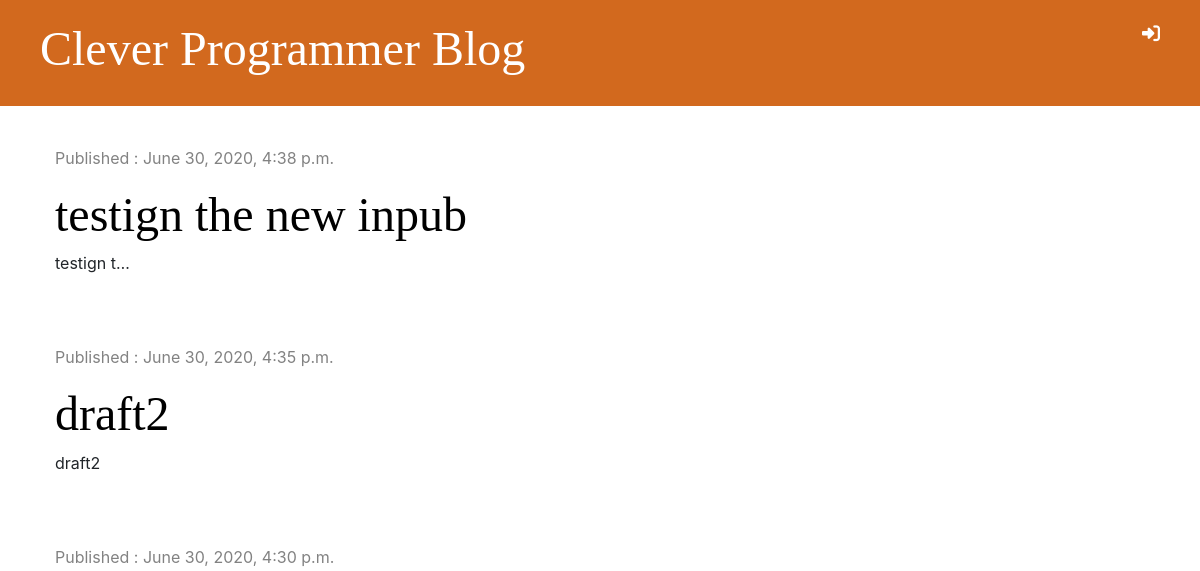
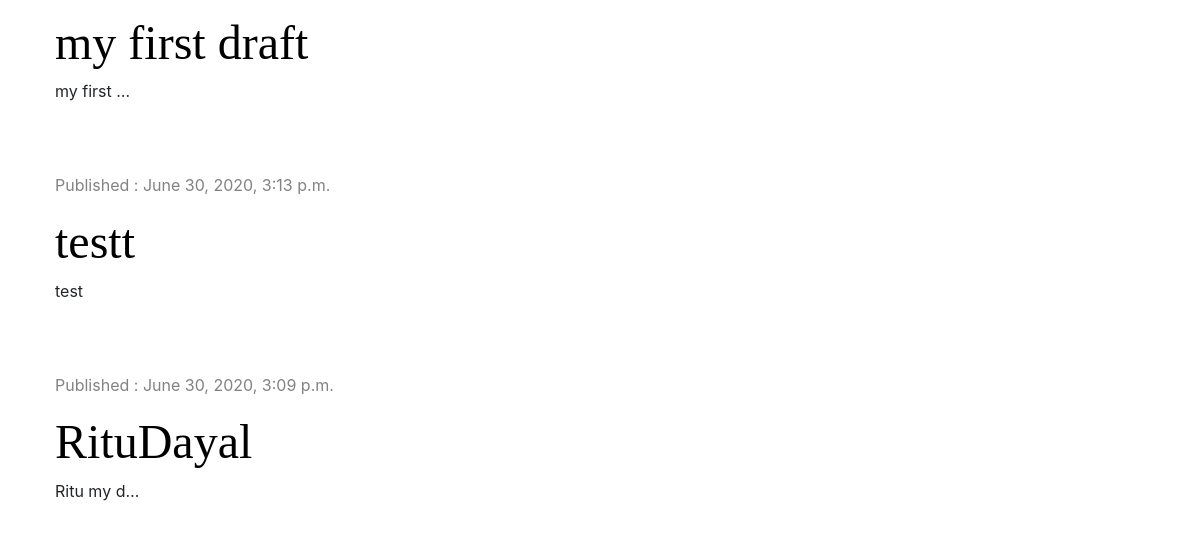
The app's page / (upper part), older data (2 pictures, top to bottom).
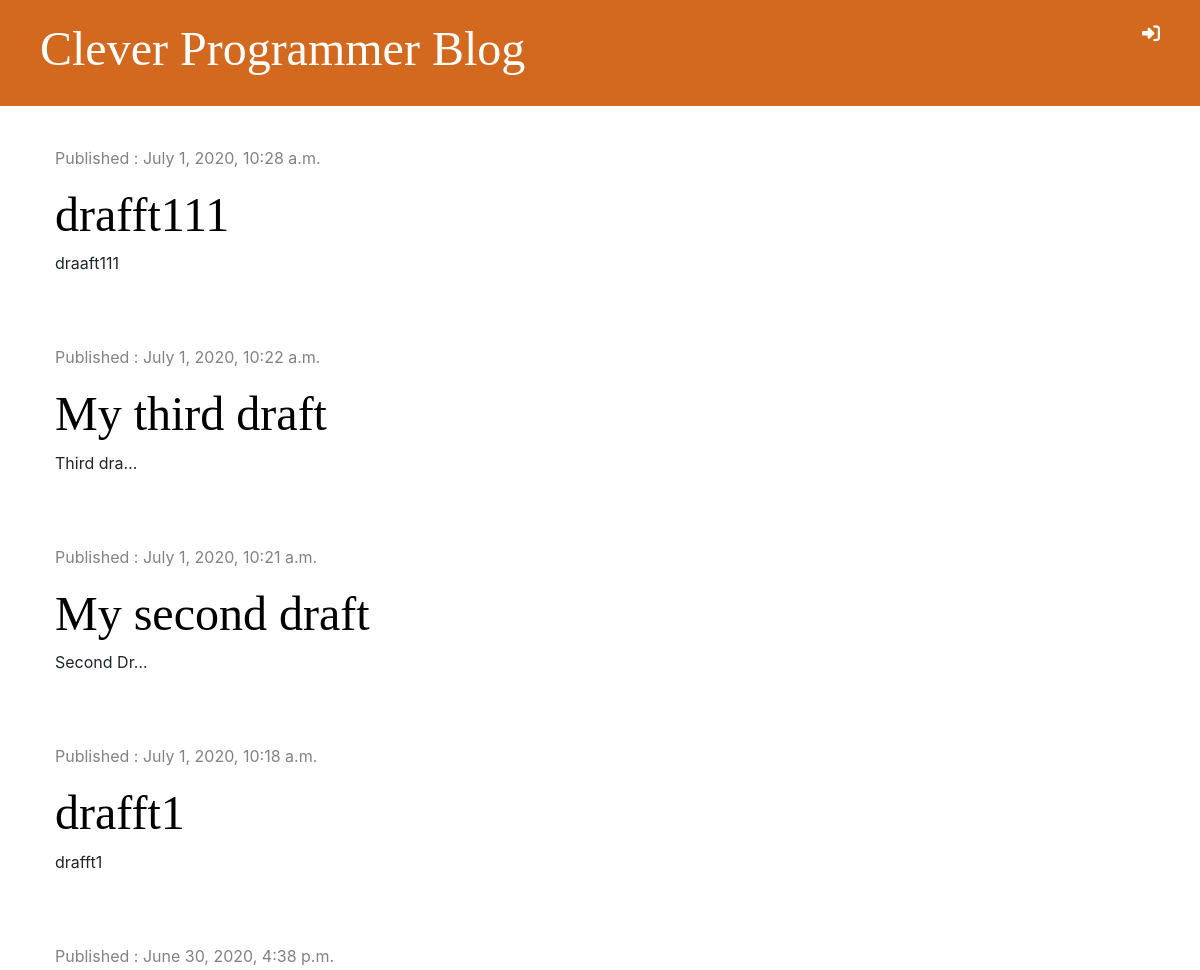
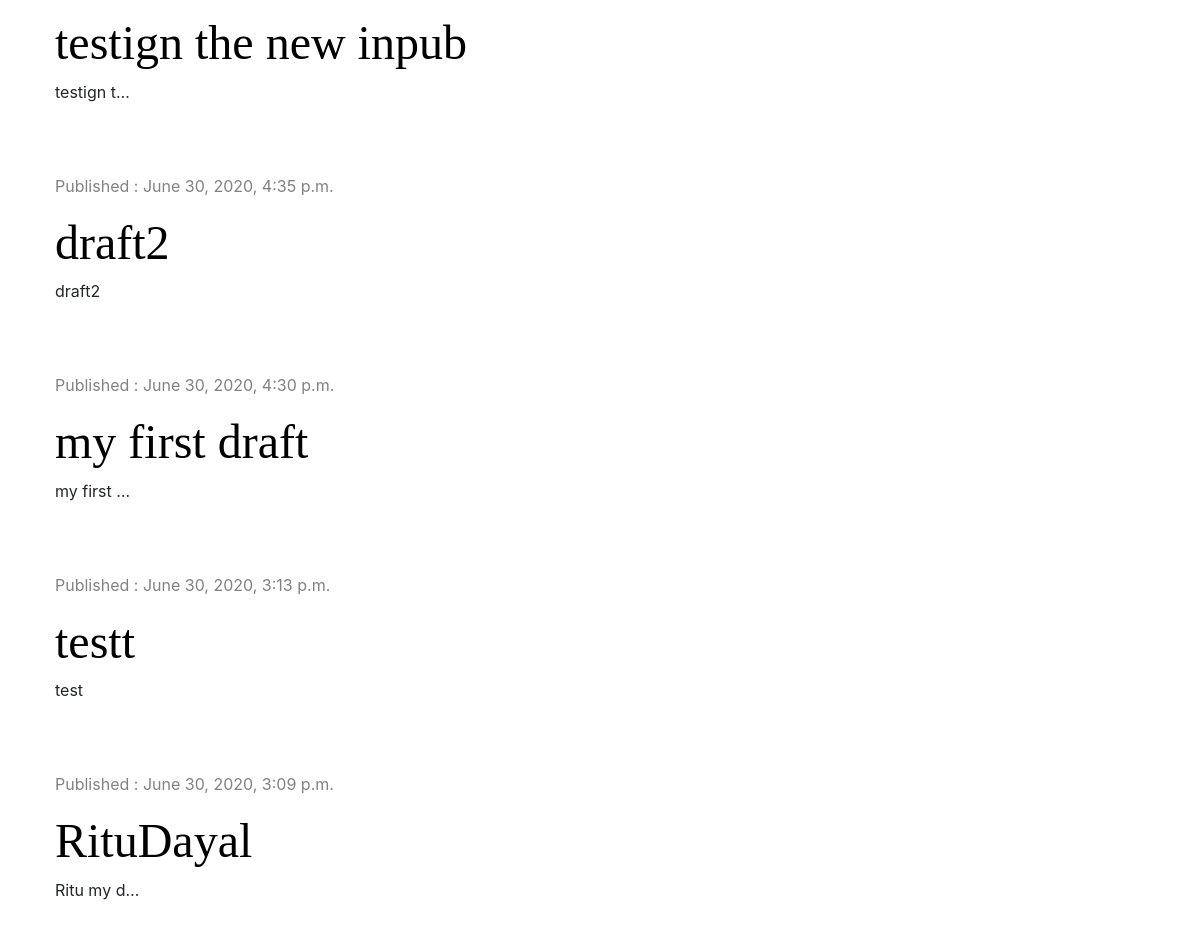
The same page, newer data (2 pictures, top to bottom).
### blog/models.py (models this page shows, shortened)
class Post(models.Model):
    author = models.ForeignKey('auth.user', on_delete=models.CASCADE)
    title = models.CharField(max_length=200)
    text = models.TextField()
    created_date = models.DateTimeField(default=timezone.now)
    published_date = models.DateTimeField(blank=True, null=True)

### blog/views.py (the view)
# urls.py: path('', views.post_list, name='post_list'),
def post_list(request):
    posts = Post.objects.filter(published_date__lte=timezone.now()).order_by('-published_date')
    stuff_for_frontend = {'posts': posts}
    return render(request, 'blog/post_list.html', stuff_for_frontend)

### blog/templates/blog/post_list.html (shortened to what this page needs)
{% extends 'blog/base.html' %}
{% block content %}
    {% for post in posts %}
        <div class="post">
            <div class="date">
                <p> Published : {{ post.published_date }}</p>
            </div>
            <h2><a href="{% url 'post_detail' pk=post.pk %}"> {{ post.title }} </a> </h2>
            <p> {{ post.text|truncatechars:10|linebreaksbr }}</p>
        </div>
    {% endfor %}
{% endblock %}

### blog/templates/blog/base.html (shortened to what this page needs)
{% load static %}
<!DOCTYPE html>
<html lang="en">
<head>
    <link rel="stylesheet" href="https://stackpath.bootstrapcdn.com/bootstrap/4.5.0/css/bootstrap.min.css">
    <link rel="stylesheet" href="{% static 'css/blog.css' %}">
</head>
<body>
<div class="page-header">
    {% if user.is_authenticated %}
         <a href="{% url "post_draft_list" %}" class="top-menu" style="float: right"> <i class="fab fa-firstdraft"></i> </i></a>
         <a href="{% url "post_new" %}" class="top-menu" style="float: right"> <i class="fas fa-plus" style="color: white"></i></a>
        <p class="top-menu">Hello {{ user.username }} <small>(<a href="{% url 'logout' %}">Log out</a>)</small></p>
    {% else %}
        <a href="{% url "login" %}" class="top-menu" style="float: right"> <i class="fas fa-sign-in-alt"></i> </i></a>
    {% endif %}
   <h1><a href="{% url "post_list" %}">Clever Programmer Blog </a></h1>
</div>
<div class = "content container">
    <div class="row">
        <div class="col-md-8">
            {% block content %}
            {% endblock %}
        </div>
    </div>
</div>
</body>
</html>

### blog/static/css/blog.css (style rules this page uses)
.page-header { background-color: chocolate; padding: 20px 20px 20px 40px; margin-top: 0; }
.page-header h1, .page-header h1 a { color: white; font-size: 36pt; text-decoration: none; }
.content { margin: 40px; }
h1, h2, h3, h4 { font-family: 'Droid Sans', serif; font-size: 48px; }
.date { color: #828282; }
.post { margin-bottom: 70px; }
.post h2 a { color: #000000; }
.top-menu { color: white; float: right; font-size: 18px; margin-right: 20px; }

Row changes from the older to the newer data that the page shows:
added Post: published_date "July 1, 2020, 10:28 a.m.", title "drafft111", text "draaft111"
added Post: published_date "July 1, 2020, 10:22 a.m.", title "My third draft", text "Third dra…"
added Post: published_date "July 1, 2020, 10:21 a.m.", title "My second draft", text "Second Dr…"
now on this page (row edited): Post: published_date "July 1, 2020, 10:18 a.m.", title "drafft1", text "drafft1"
